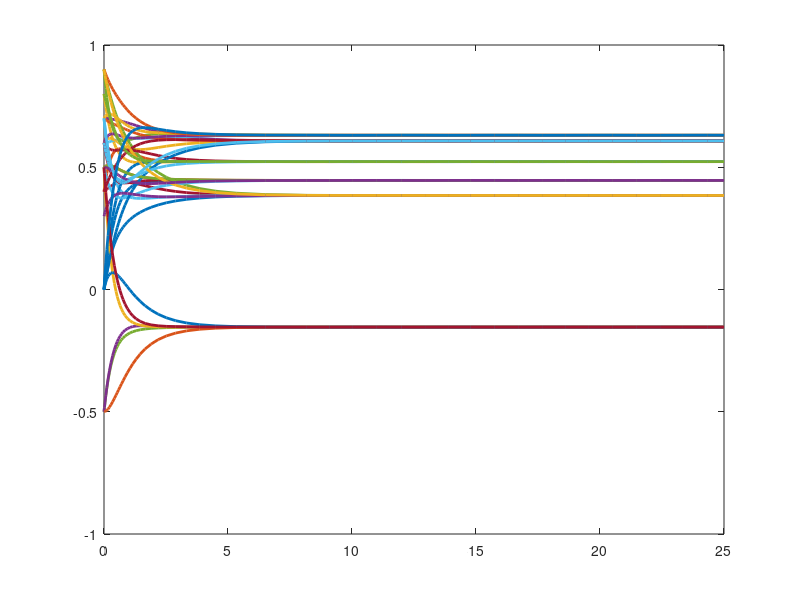
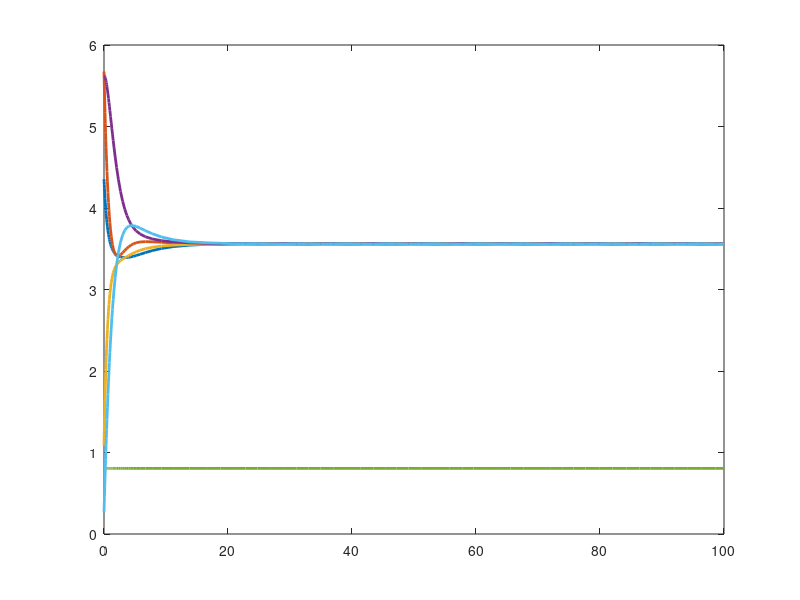
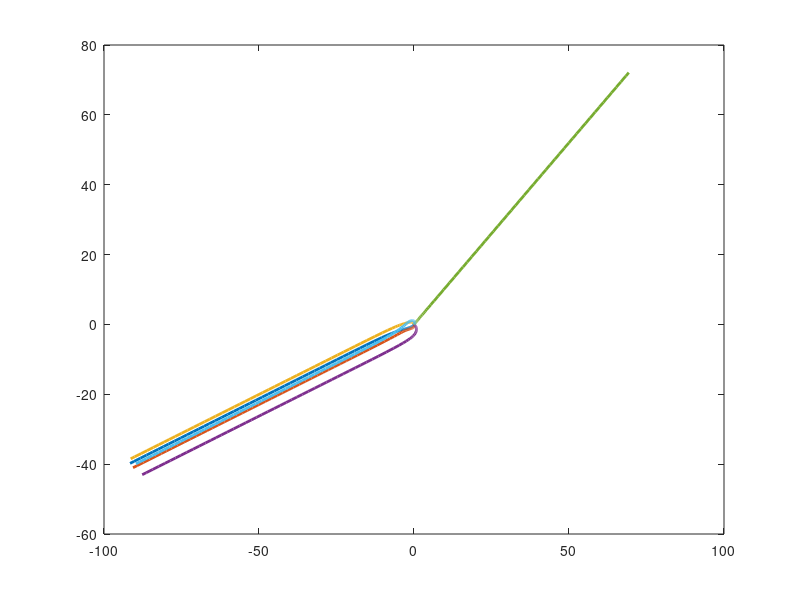

Write MATLAB code to recreate these figures, in order.
function trustconsensusupdated
itrust(:,1)=[0;0.5;0.8;0.7;-0.5;0.6];
itrust(:,2)=[0.4;0;0.4;0.6;-0.5;0.9];
itrust(:,3)=[0.7;0.6;0;0.7;0.5;0.6];
itrust(:,4)=[0.9;0.5;0.6;0;-0.5;0.7];
itrust(:,5)=[0.3;0.5;0.6;0.4;0;0.9];
itrust(:,6)=[0.9;0.5;0.8;0.7;0.5;0];
init=[itrust(:,1);itrust(:,2);itrust(:,3);itrust(:,4);itrust(:,5);itrust(:,6)];
A=[0 0 0.5 0 0 0;0.5 0 0 0 0 0.5;0.5 0.5 0 0 0 0;0 0.5 0 0 0 0;0 0 0.5 0 0 0;0 0 0 0.5 0.5 0];
D=[0.5 0 0 0 0 0;0 1 0 0 0 0;0 0 1 0 0 0;0 0 0 0.5 0 0;0 0 0 0 0.5 0;0 0 0 0 0 1];
MO=D-A
%AT=init
tin=[0 25];
[t,x]=ode23(@equations,tin,init);
function dx=equations(t,x)
 dx=zeros(36,1);
% P=x(:,1)
%  for ax=1:6
%      for bx=1:6
%          K=MO(ax,bx)
%          dx(:,ax)=-K.*x(:,bx)'
%      end
%  end
 dx(1:6)=x(13:18)-x(1:6);
 dx(7:12)=x(1:6)+x(31:36)-x(7:12)-x(7:12);
 dx(13:18)=x(1:6)+x(7:12)-x(13:18)-x(13:18);
 dx(19:24)=x(7:12)-x(19:24);
 dx(25:30)=x(13:18)-x(25:30);
 dx(31:36)=x(19:24)+x(25:30)-x(31:36)-x(31:36);
end
figure()
plot(t,x,'LineWidth',2)
Z1=x(:,1:6);
Z2=x(:,7:12);
Z3=x(:,13:18);
Z4=x(:,19:24);
Z5=x(:,25:30);
Z6=x(:,31:36);
finval=length(Z1(:,1));
trustcon=[Z1(finval,:);Z2(finval,:);Z3(finval,:);Z4(finval,:);Z5(finval,:);Z6(finval,:)];
a=0.5; V=1;
tint=[0 100]; %time interval

for i=1:1:6
    for j=1:1:6
        if trustcon(i,j)<0
            ErrN(i)=j;
        end
    end
end
if range(ErrN)==0
    ErrorNode=ErrN(1);
end
for i=1:1:6
    if A(i,ErrorNode)>0
        ou=1;
        DC(ou)=i;
        ErrorWeight(ou)=A(i,ErrorNode);
        ou=ou+1;
    end
end
for i=1:1:length(DC)
    D(DC(i),DC(i))=D(DC(i),DC(i))-ErrorWeight(i);
end
%% if direction and position of erroneous node is still of interest
init=rand(1,6).*(2*pi);
A(:,ErrorNode)=[0 0 0 0 0 0];
A(ErrorNode,:)=[0 0 0 0 0 0];
D(ErrorNode,ErrorNode)=[0];
L=D-A;
[T,th]=ode23(@equation,tint,[init zeros(1,12)]);
function dth=equation(T,th)
    dth=zeros(18,1);
    dth(1:6)=-L*th(1:6);
    dth(7:12)=cos(th(1:6));
    dth(13:18)=sin(th(1:6));
end
figure()
plot(T,th(:,1:6),'LineWidth',2)
figure()
plot(th(:,7:12),th(:,13:18),'LineWidth',2)
%% if erroneous node is no longer of interest
% init=rand(1,5).*(2*pi);
% A(:,ErrorNode)=[];
% A(ErrorNode,:)=[];
% D(:,ErrorNode)=[];
% D(ErrorNode,:)=[];
% L=D-A;
% [T,th]=ode23(@equation,tint,[init zeros(1,10)]);
% function dth=equation(T,th)
%     dth=zeros(15,1);
%     dth(1:5)=-L*th(1:5);
%     dth(6:10)=cos(th(1:5));
%     dth(11:15)=sin(th(1:5));
% end
% figure()
% plot(T,th(:,1:5),'LineWidth',2)
% figure()
% plot(th(:,6:10),th(:,11:15),'LineWidth',2)
end